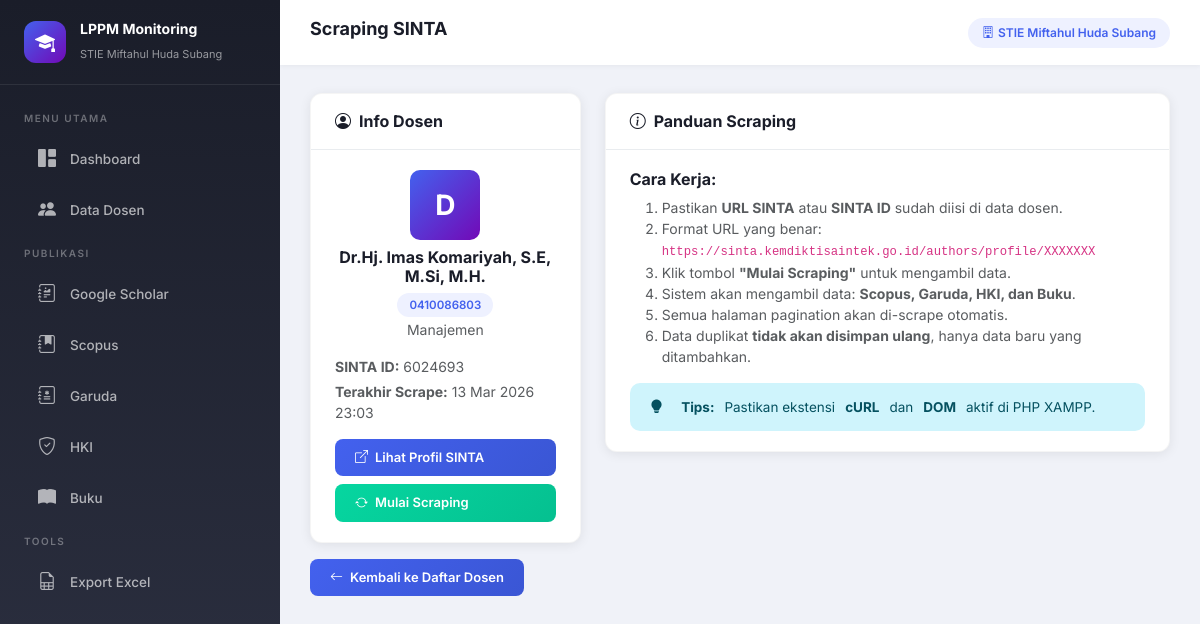
/scraping/scrape_sinta.php?id=4, run on the app's committed database.
### tables this page shows
CREATE TABLE `dosen` (
  `id` int(11) NOT NULL,
  `nama` varchar(255) NOT NULL,
  `nidn` varchar(20) NOT NULL,
  `prodi` varchar(100) NOT NULL,
  `sinta_id` varchar(50) DEFAULT NULL,
  `sinta_url` varchar(500) DEFAULT NULL,
  `scholar_url` varchar(500) DEFAULT NULL,
  `sinta_score_overall` decimal(10,2) DEFAULT 0.00,
  `sinta_score_3year` decimal(10,2) DEFAULT 0.00,
  `h_index_scopus` int(11) DEFAULT 0,
  `h_index_gs` int(11) DEFAULT 0,
  `foto` varchar(500) DEFAULT NULL,
  `last_scraped` datetime DEFAULT NULL,
  `created_at` timestamp NOT NULL DEFAULT current_timestamp(),
  `updated_at` timestamp NOT NULL DEFAULT current_timestamp() ON UPDATE current_timestamp()
);

### config/koneksi.php (called while the page is built, shortened)
<?php
$base_url = '/Scraping/sinta-monitoring';

### scraping/scrape_sinta.php (the view, shortened to what this page needs)
<?php
require_once __DIR__ . '/../config/koneksi.php';
$id = isset($_GET['id']) ? (int)$_GET['id'] : 0;
$dosen = $conn->query("SELECT * FROM dosen WHERE id = $id")->fetch_assoc();
require_once __DIR__ . '/../layout/header.php';
?>
<div class="row g-4">
    <div class="col-lg-4">
        <div class="card-custom">
            <div class="card-header-custom">
                <h5><i class="bi bi-person-circle me-2"></i>Info Dosen</h5>
            </div>
            <div class="card-body-custom">
                <div class="text-center mb-3">
                    <div class="dosen-avatar mx-auto mb-2" style="width:70px;height:70px;font-size:28px;">
                        <?= strtoupper(substr($dosen['nama'], 0, 1)) ?>
                    </div>
                    <h6 class="fw-bold mb-1"><?= htmlspecialchars($dosen['nama']) ?></h6>
                    <span class="badge-custom badge-primary"><?= $dosen['nidn'] ?></span>
                    <p class="text-muted small mt-1"><?= htmlspecialchars($dosen['prodi']) ?></p>
                </div>
                <div class="mb-3">
                    <small class="text-muted d-block mb-1"><strong>SINTA ID:</strong> <?= $dosen['sinta_id'] ?: '-' ?></small>
                    <small class="text-muted d-block"><strong>Terakhir Scrape:</strong> <?= $dosen['last_scraped'] ? date('d M Y H:i', strtotime($dosen['last_scraped'])) : 'Belum pernah' ?></small>
                </div>
                <?php if (!empty($dosen['sinta_url'])): ?>
                <a href="<?= htmlspecialchars($dosen['sinta_url']) ?>" target="_blank" class="btn btn-primary-custom w-100 mb-2">
                    <i class="bi bi-box-arrow-up-right"></i> Lihat Profil SINTA
                </a>
                <?php endif; ?>
                <button type="button" id="btnStartScrape" class="btn btn-success-custom w-100"
                    <?= (empty($dosen['sinta_url']) && empty($dosen['sinta_id'])) ? 'disabled' : '' ?>
                    onclick="startScraping(<?= $id ?>)">
                    <i class="bi bi-arrow-repeat"></i> Mulai Scraping
                </button>
            </div>
        </div>
    </div>
    <div class="col-lg-8">
        <div class="card-custom">
            <div class="card-header-custom">
                <h5><i class="bi bi-info-circle me-2"></i>Panduan Scraping</h5>
            </div>
            <div class="card-body-custom">
                <div class="mb-3">
                    <h6 class="fw-bold">Cara Kerja:</h6>
                    <ol class="small text-muted">
                        <li>Pastikan <strong>URL SINTA</strong> atau <strong>SINTA ID</strong> sudah diisi di data dosen.</li>
                        <li>Format URL yang benar: <code>https://sinta.kemdiktisaintek.go.id/authors/profile/XXXXXXX</code></li>
                        <li>Klik tombol <strong>"Mulai Scraping"</strong> untuk mengambil data.</li>
                        <li>Sistem akan mengambil data: <strong>Scopus, Garuda, HKI, dan Buku</strong>.</li>
                        <li>Semua halaman pagination akan di-scrape otomatis.</li>
                        <li>Data duplikat <strong>tidak akan disimpan ulang</strong>, hanya data baru yang ditambahkan.</li>
                    </ol>
                </div>
                <div class="alert alert-info alert-custom small mb-0">
                    <i class="bi bi-lightbulb-fill me-2"></i>
                    <strong>Tips:</strong> Pastikan ekstensi <strong>cURL</strong> dan <strong>DOM</strong> aktif di PHP XAMPP.
                </div>
            </div>
        </div>
    </div>
</div>
<div class="mt-3">
    <a href="<?= $base_url ?>/dosen/dosen.php" class="btn btn-primary-custom">
        <i class="bi bi-arrow-left"></i> Kembali ke Daftar Dosen
    </a>
</div>
<?php require_once __DIR__ . '/../layout/footer.php'; ?>

### assets/css/style.css (style rules this page uses)
:root { --primary: #4361ee; --primary-dark: #3a56d4; --primary-light: #eef1ff; --secondary: #7209b7; --accent: #f72585; --success: #06d6a0; --warning: #ffd166; --danger: #ef476f; --info: #118ab2; --dark: #1a1d29; --dark-2: #2d3142; --gray: #6c757d; --gray-light: #e9ecef; --bg-body: #f0f2f8; --bg-card: #ffffff; --sidebar-width: 280px; --header-height: 65px; --border-radius: 12px; --shadow: 0 2px 12px rgba(0,0,0,0.08); --shadow-hover: 0 8px 25px rgba(0,0,0,0.12); --transition: all 0.3s cubic-bezier(0.25, 0.8, 0.25, 1); }
* { margin: 0; padding: 0; box-sizing: border-box; }
body { font-family: 'Inter', sans-serif; background: var(--bg-body); color: var(--dark); min-height: 100vh; overflow-x: hidden; }
.card-custom { background: var(--bg-card); border-radius: var(--border-radius); box-shadow: var(--shadow); border: 1px solid rgba(0,0,0,0.04); overflow: hidden; }
.card-custom .card-header-custom { padding: 18px 24px; border-bottom: 1px solid var(--gray-light); display: flex; align-items: center; justify-content: space-between; flex-wrap: wrap; gap: 10px; }
.card-custom .card-header-custom h5 { font-size: 16px; font-weight: 700; margin: 0; }
.card-custom .card-body-custom { padding: 20px 24px; }
.btn-primary-custom { background: linear-gradient(135deg, var(--primary), var(--primary-dark)); border: none; color: #fff; padding: 9px 20px; border-radius: 8px; font-size: 13px; font-weight: 600; transition: var(--transition); display: inline-flex; align-items: center; gap: 7px; }
.btn-success-custom { background: linear-gradient(135deg, var(--success), #05c090); border: none; color: #fff; padding: 9px 20px; border-radius: 8px; font-size: 13px; font-weight: 600; transition: var(--transition); display: inline-flex; align-items: center; gap: 7px; }
.badge-custom { padding: 5px 12px; border-radius: 20px; font-size: 11.5px; font-weight: 600; }
.badge-primary { background: var(--primary-light); color: var(--primary); }
.alert-custom { border-radius: 10px; padding: 14px 20px; font-size: 13.5px; border: none; display: flex; align-items: center; gap: 10px; }
.dosen-avatar { width: 40px; height: 40px; border-radius: 10px; background: linear-gradient(135deg, var(--primary), var(--secondary)); color: #fff; display: flex; align-items: center; justify-content: center; font-weight: 700; font-size: 16px; flex-shrink: 0; }

### data on the page
dosen: nama "D", nama "Dr.Hj. Imas Komariyah, S.E, M.Si, M.H.", nidn "0410086803", prodi "Manajemen", sinta "6024693", last_scraped "13 Mar 2026 23:03"

### other printed values
$institusi "STIE Miftahul Huda Subang"
$page_title "Scraping SINTA"
